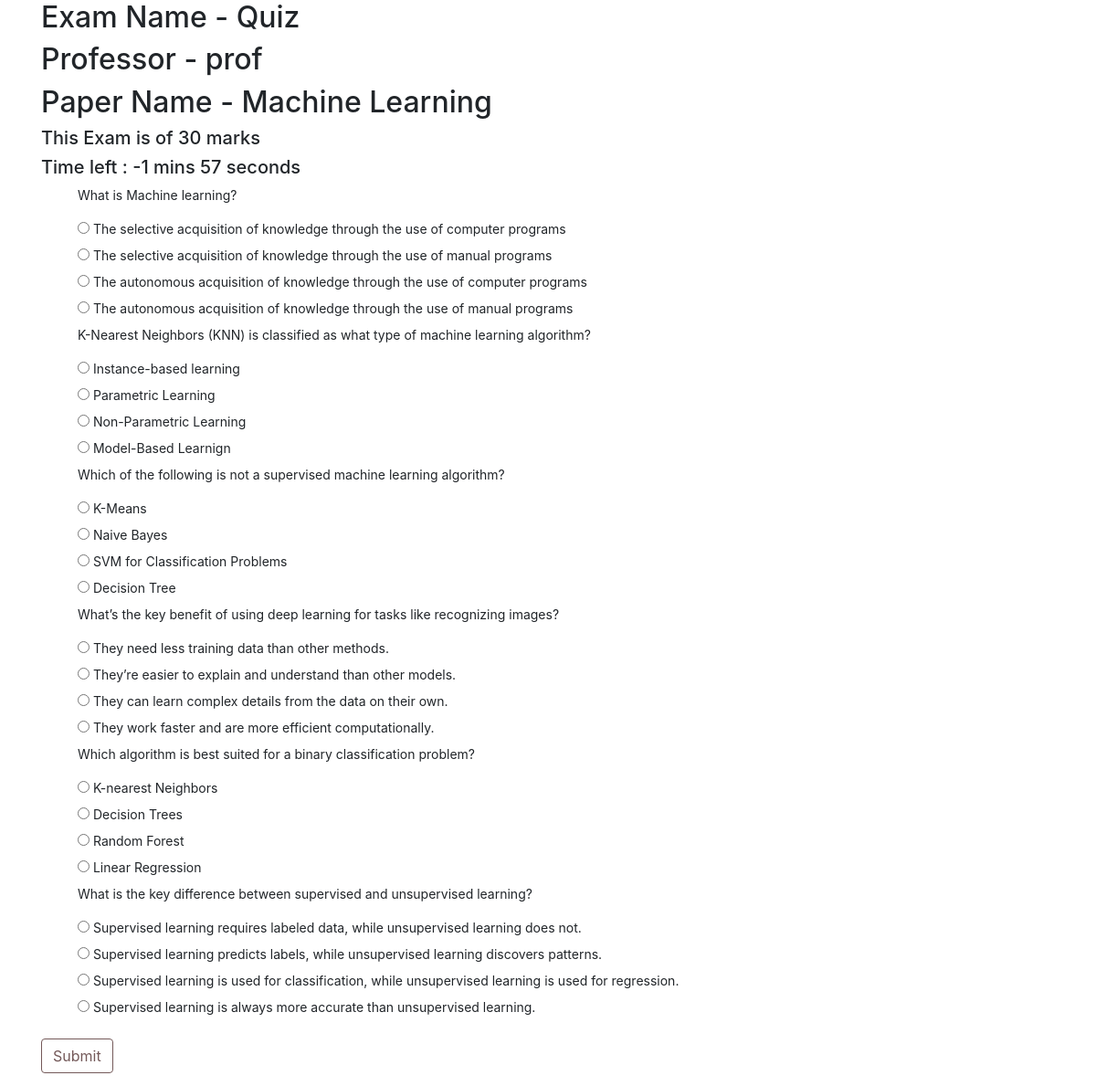
/exams/student/appear/1 (signed in), run on the app's committed database.
### questions/models.py (models this page shows)
class Exam_Model(models.Model):
    professor = models.ForeignKey(User, limit_choices_to={'groups__name': "Professor"}, on_delete=models.CASCADE)
    name = models.CharField(max_length=50)
    total_marks = models.IntegerField()
    question_paper = models.ForeignKey(Question_Paper, on_delete=models.CASCADE, related_name='exams')
    start_time = models.DateTimeField(default=datetime.now())
    end_time = models.DateTimeField(default=datetime.now())
    def __str__(self):
        return self.name

### questions/questionpaper_models.py (models this page shows, shortened)
class Question_Paper(models.Model):
    professor = models.ForeignKey(User, limit_choices_to={'groups__name': "Professor"}, on_delete=models.CASCADE)
    qPaperTitle = models.CharField(max_length=100)
    questions = models.ManyToManyField(Question_DB)

### questions/question_models.py (models this page shows, shortened)
class Question_DB(models.Model):
    professor = models.ForeignKey(User, limit_choices_to={'groups__name': "Professor"}, on_delete=models.CASCADE, null=True)
    qno = models.AutoField(primary_key=True)
    question = models.CharField(max_length=100)
    optionA = models.CharField(max_length=100)
    optionB = models.CharField(max_length=100)
    optionC = models.CharField(max_length=100)
    optionD = models.CharField(max_length=100)
    answer = models.CharField(max_length=200)
    max_marks = models.IntegerField(default=0)

### questions/views.py (the view, shortened to what this page needs)
# urls.py: path('student/appear/<int:id>',views.appear_exam,name = "appear-exam"),
@login_required(login_url='login')
def appear_exam(request,id):
    student = request.user
    if request.method == 'GET':
        exam = Exam_Model.objects.get(pk=id)
        time_delta = exam.end_time - exam.start_time
        time = convert(time_delta.seconds)
        time = time.split(":")
        mins = time[0]
        secs = time[1]
        context = {
            "exam":exam,
            "question_list":exam.question_paper.questions.all(),
            "secs":secs,
            "mins":mins
        }
        return render(request,'exam/giveExam.html',context)

### questions/views.py (called while the page is built)
def convert(seconds):
    min, sec = divmod(seconds, 60)
    hour, min = divmod(min, 60)
    min += hour*60
    return "%02d:%02d" % (min, sec)

### templates/exam/giveExam.html (shortened to what this page needs)
{% load static %}
<html lang="en">
<head>
    <link href="{% static 'css/bootstrap.min.css' %}" rel="stylesheet">
    <link href="{% static 'css/main.css' %}" rel="stylesheet">
    <link href="{% static 'css/dashboard.css' %}" rel="stylesheet">
</head>
<body>
    <div class="container">
        <h2> Exam Name  - {{ exam.name }}</h2>
        <h2> Professor - {{ exam.professor }}</h2>
        <h2> Paper Name  - {{ exam.question_paper.qPaperTitle }}</h2>
        <h5>
            This Exam is of  {{ exam.total_marks }} marks
        </h5>
        <h5>
            <a>Time left : <a id="dmin">{{ min }}</a> mins <a id="dsec">{{ sec }}</a> seconds</a>
        </h5>
        <form method="POST" id="examform">
            <ol>
                {% for ques in question_list %}
                <p>{{ ques.question }}</p>
                <input type="radio" id="optionA" name="{{ ques.question }}" value="A">
                <label for="optionA">{{ ques.optionA }}</label><br>
                <input type="radio" id="optionB" name="{{ ques.question }}" value="B">
                <label for="optionB">{{ ques.optionB }}</label><br>
                <input type="radio" id="optionC" name="{{ ques.question }}" value="C">
                <label for="optionC">{{ ques.optionC }}</label><br>
                <input type="radio" id="optionD" name="{{ ques.question }}" value="D">
                <label for="optionD">{{ ques.optionD }}</label><br>
                {% endfor %}
            </ol>
            <input type="submit" value="Submit" id="PaperSubmit" onclick="submitFormOkay = true;" class = "btn" style="border-color:#745959; color:#745959;"/>
        </form>
    </div>
</body>

### examProject/static/css/dashboard.css (style rules this page uses)
body { font-size: .875rem; }

### data on the page
Exam_Model: name "Quiz", professor "prof", question_paper.qPaperTitle "Machine Learning", total_marks "30"
Question_DB: question "What is Machine learning?", optionA "The selective acquisition of knowledge through the use of computer programs", optionB "The selective acquisition of knowledge through the use of manual programs", optionC "The autonomous acquisition of knowledge through the use of computer programs", optionD "The autonomous acquisition of knowledge through the use of manual programs"
Question_DB: question "K-Nearest Neighbors (KNN) is classified as what type of machine learning algorithm?", optionA "Instance-based learning", optionB "Parametric Learning", optionC "Non-Parametric Learning", optionD "Model-Based Learnign"
Question_DB: question "Which of the following is not a supervised machine learning algorithm?", optionA "K-Means", optionB "Naive Bayes", optionC "SVM for Classification Problems", optionD "Decision Tree"
Question_DB: question "What’s the key benefit of using deep learning for tasks like recognizing images?", optionA "They need less training data than other methods.", optionB "They’re easier to explain and understand than other models.", optionC "They can learn complex details from the data on their own.", optionD "They work faster and are more efficient computationally."
Question_DB: question "Which algorithm is best suited for a binary classification problem?", optionA "K-nearest Neighbors", optionB "Decision Trees", optionC "Random Forest", optionD "Linear Regression"
Question_DB: question "What is the key difference between supervised and unsupervised learning?", optionA "Supervised learning requires labeled data, while unsupervised learning does not.", optionB "Supervised learning predicts labels, while unsupervised learning discovers patterns.", optionC "Supervised learning is used for classification, while unsupervised learning is used for regression.", optionD "Supervised learning is always more accurate than unsupervised learning."
